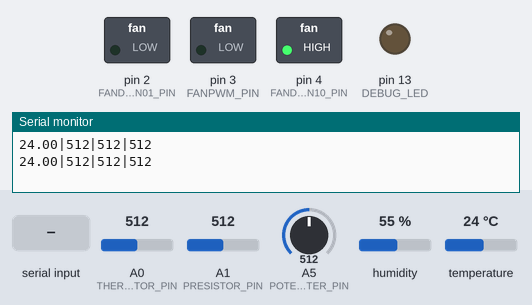
Recording of a sketch running on a simulated Arduino Uno, built with avr-gcc and run on an emulated ATmega328P. On the bench: switched loads named in the sketch (green lamp = pin HIGH), output pins drawn as LEDs (lit = HIGH), the last lines printed to the serial monitor. Inputs (shaded band) come from the test bench; at power-on: A0 (THERMISTOR_PIN) = 512, A1 (PRESISTOR_PIN) = 512, A5 (POTENTIOMETER_PIN) = 512, humidity 55 %, temperature 24 °C.

Above: at 1.2 s.
1.3 s: "LOW" received over Serial
At 2.3 s:
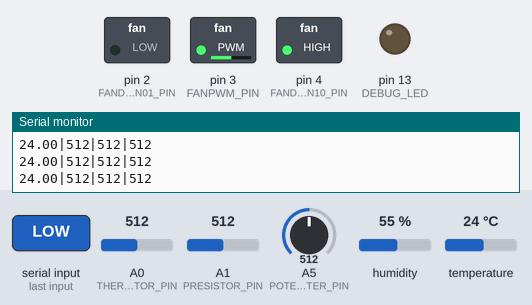
3.5 s: "MEDIUM" received over Serial
At 4.8 s:
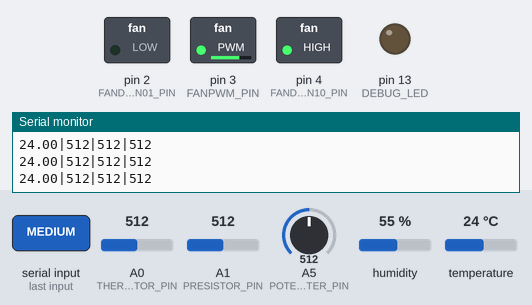
5.5 s: "HIGH" received over Serial
At 7.3 s:
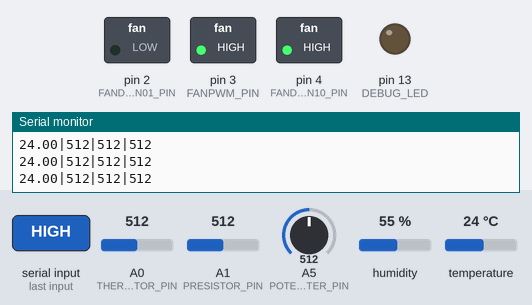
Timing chart, 0 to 8.8 s (numbered marks = the images above; inputs shaded):
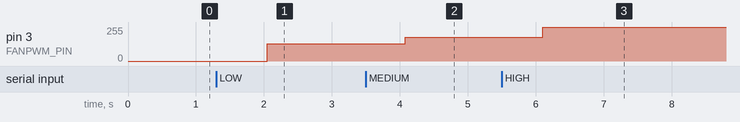

The sketch:

dataProvider.ino
```cpp
#include <DHT.h>

#define DEBUG_LED 13
#define DHT_PIN 12
#define THERMISTOR_PIN A0
#define PRESISTOR_PIN A1
#define POTENTIOMETER_PIN A5
#define FANDIRECTION01_PIN 2
#define FANPWM_PIN 3
#define FANDIRECTION10_PIN 4

#define RESPONSE_OFF 0
#define RESPONSE_LOW 128
#define RESPONSE_MEDIUM 180
#define RESPONSE_HIGH 255

DHT dht(DHT_PIN, DHT11);

void setup()
{
  pinMode(FANDIRECTION10_PIN, OUTPUT);
  pinMode(FANDIRECTION01_PIN, OUTPUT);
  pinMode(FANPWM_PIN, OUTPUT);

  digitalWrite(FANDIRECTION10_PIN, HIGH);
  digitalWrite(FANDIRECTION01_PIN, LOW);
  analogWrite(FANPWM_PIN, 0);

  pinMode(DEBUG_LED, OUTPUT);
  digitalWrite(DEBUG_LED, LOW);

  Serial.begin(9600);
}

void loop()
{
  Serial.print(dht.readTemperature());
  Serial.print('|');

  Serial.print(analogRead(THERMISTOR_PIN));
  Serial.print('|');

  Serial.print(analogRead(PRESISTOR_PIN));
  Serial.print('|');

  Serial.println(analogRead(POTENTIOMETER_PIN));

  checkResponse();

  delay(1000);
}

void checkResponse()
{
  String response = "";
  while ( Serial.available() )
      response += (char)Serial.read();

  if ( response == "OFF" )
  {
    //digitalWrite(DEBUG_LED, LOW);
    analogWrite(FANPWM_PIN, RESPONSE_OFF);
  }
  else if ( response == "LOW" )
  {
    //digitalWrite(DEBUG_LED, HIGH);
    analogWrite(FANPWM_PIN, RESPONSE_LOW);
  }
  else if ( response == "MEDIUM" )
  {
    //digitalWrite(DEBUG_LED, HIGH);
    analogWrite(FANPWM_PIN, RESPONSE_MEDIUM);
  }
  else if ( response == "HIGH" )
  {
    //digitalWrite(DEBUG_LED, HIGH);
    analogWrite(FANPWM_PIN, RESPONSE_HIGH);
  }
}
```

Measured:
- after the input at 1.3 s, pin 3 (FANPWM_PIN): 0/255 → 128/255 after 0.75 s
- after the input at 3.5 s, pin 3 (FANPWM_PIN): 128/255 → 180/255 after 0.58 s
- after the input at 5.5 s, pin 3 (FANPWM_PIN): 180/255 → 255/255 after 0.60 s
